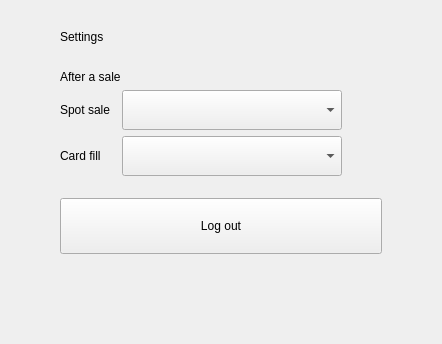
<?xml version="1.0" encoding="UTF-8"?>
<ui version="4.0">
 <class>SettingsPage</class>
 <widget class="QWidget" name="SettingsPage">
  <layout class="QVBoxLayout" name="settingsLayout">
   <property name="leftMargin"><number>60</number></property>
   <property name="topMargin"><number>30</number></property>
   <property name="rightMargin"><number>60</number></property>
   <property name="bottomMargin"><number>30</number></property>
   <property name="spacing"><number>6</number></property>
   <item>
    <widget class="QLabel" name="pageTitle">
     <property name="text"><string>Settings</string></property>
    </widget>
   </item>
   <item>
    <widget class="QLabel" name="settingsCashier">
    </widget>
   </item>
   <item>
    <widget class="QLabel" name="resultsTitle">
     <property name="text"><string>After a sale</string></property>
    </widget>
   </item>
   <item>
    <layout class="QGridLayout" name="resultsGrid">
     <property name="horizontalSpacing"><number>12</number></property>
     <item row="0" column="0">
      <widget class="QLabel" name="spotResultLabel">
       <property name="text"><string>Spot sale</string></property>
      </widget>
     </item>
     <item row="0" column="1">
      <widget class="QComboBox" name="spotResultCombo">
       <property name="minimumSize"><size><width>220</width><height>40</height></size></property>
      </widget>
     </item>
     <item row="1" column="0">
      <widget class="QLabel" name="cardResultLabel">
       <property name="text"><string>Card fill</string></property>
      </widget>
     </item>
     <item row="1" column="1">
      <widget class="QComboBox" name="cardResultCombo">
       <property name="minimumSize"><size><width>220</width><height>40</height></size></property>
      </widget>
     </item>
     <item row="0" column="2" rowspan="2">
      <spacer name="resultsSpacer">
       <property name="orientation"><enum>Qt::Horizontal</enum></property>
       <property name="sizeHint" stdset="0"><size><width>40</width><height>20</height></size></property>
      </spacer>
     </item>
    </layout>
   </item>
   <item>
    <spacer name="spacer1">
     <property name="orientation"><enum>Qt::Vertical</enum></property>
     <property name="sizeType"><enum>QSizePolicy::Fixed</enum></property>
     <property name="sizeHint" stdset="0"><size><width>20</width><height>16</height></size></property>
    </spacer>
   </item>
   <item>
    <widget class="QPushButton" name="logoutButton">
     <property name="text"><string>Log out</string></property>
     <property name="minimumSize"><size><width>0</width><height>56</height></size></property>
    </widget>
   </item>
   <item>
    <spacer name="spacer2">
     <property name="orientation"><enum>Qt::Vertical</enum></property>
     <property name="sizeType"><enum>QSizePolicy::Expanding</enum></property>
     <property name="sizeHint" stdset="0"><size><width>20</width><height>40</height></size></property>
    </spacer>
   </item>
   <item>
    <widget class="QLabel" name="settingsAbout">
     <property name="state" stdset="0"><string notr="true">muted</string></property>
    </widget>
   </item>
  </layout>
 </widget>
 <resources/>
 <connections/>
</ui>
